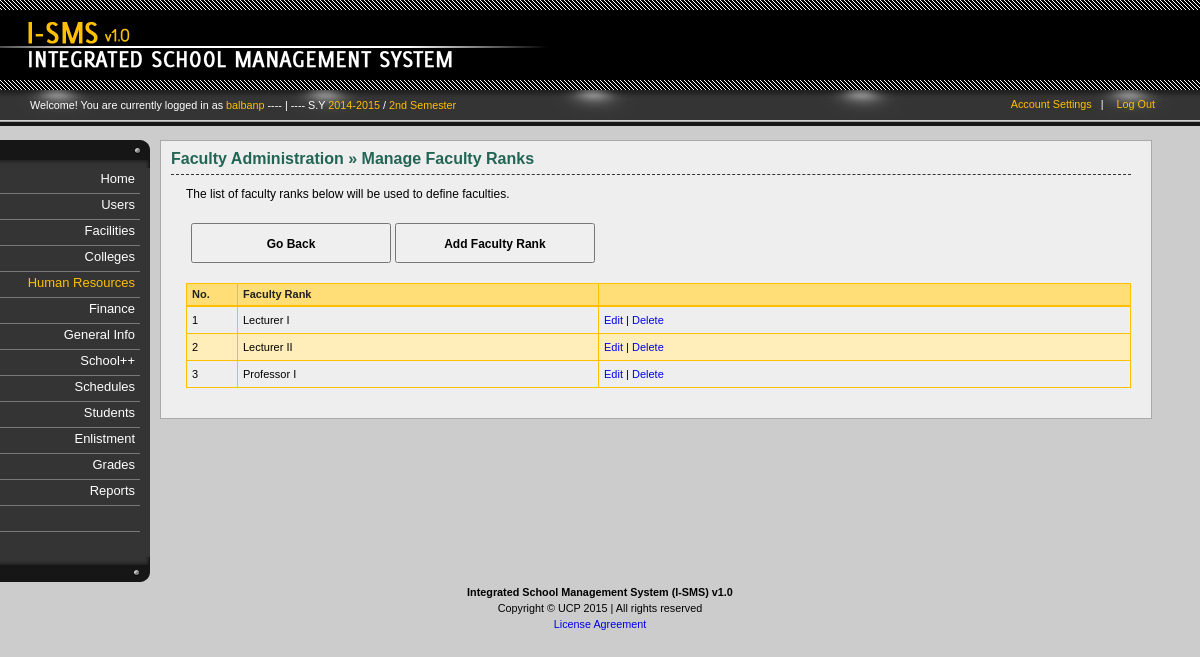
The page /employment-faculty_rank.php (signed in) on the database its author committed.
### _system/_config/sys_config.php (called while the page is built, shortened)
<?php
		$DIR_SERVER_FOLDER = "";
		$DIR_CSS_DEFAULT = "http://" . $_SERVER['HTTP_HOST'] . $DIR_SERVER_FOLDER . "/design/default/css/";
?>

### _libs/classes/fix.inc.php (called while the page is built, shortened)
<?php
	class SchoolYear2{
		function __construct($year_id, $start, $end, $active){
			$this->start = $start;
			$this->end = $end;
		}
	}
	class Semester2{
		function __construct($semester_id, $description, $shorthand, $active){
			$this->description = $description;
		}
	}
	class FixManager{
		private $conn = null;
		function __construct($conn = null){
			if($conn !== null){
				$this->conn = $conn;
			} else {
				$this->error = "No defined connection.";
			}
		}
		function GetActiveSchoolYear(){
			$years = null;
			if($this->conn == null){
				$error = "No defined connection.";
				return null;
			} else {
				$conn = $this->conn;
				$query = "SELECT SchoolYearID, Start, End, Active FROM `sch-school_years` WHERE Active=1 ";
				$query .= "ORDER BY Start";
				$result = $conn->query($query);
				if($conn->error <> ""){
					$this->error = $conn->error;
				} else {
					$years = array();
					$ctr = 0;
					if($result->num_rows > 0){
						while($row = $result->fetch_assoc()){
							$years[$ctr] = new SchoolYear2($row['SchoolYearID'], $row['Start'], $row['End'], $row['Active']);
							$ctr++;
						}
					}
				}
			}
			return $years;
		}
		function GetActiveSemester(){
			$semesters = null;
			if($this->conn == null){
				$error = "No defined connection.";
				return null;
			} else {
				$conn = $this->conn;
				$query = "SELECT SemesterID, Description, Shorthand, Active FROM `sch-semesters` ";
				$query .= "WHERE 1=1 AND Active=1 ";
				$result = $conn->query($query);
				if($conn->error <> ""){
					$this->error = $conn->error;
				} else {
					$semesters = array();
					$ctr = 0;
					if($result->num_rows > 0){
						while($row = $result->fetch_assoc()){
							$semesters[$ctr] = new Semester2($row['SemesterID'], $row['Description'], $row['Shorthand'], $row['Active']);
							$ctr++;
						}
					}
				}
			}
			return $semesters;
		}
	}
?>

### _libs/classes/cllgs.inc.php (called while the page is built, shortened)
<?php
	class FacultyRank{
		function __construct($rank_id, $description){
			$this->rank_id = $rank_id;
			$this->description = $description;
		}
	}
	class FacultyManager{
		private $conn = null;
		function __construct($conn = null){
			if($conn !== null){
				$this->conn = $conn;
			} else {
				$this->error = "No defined connection.";
			}
		}
		function GetFacultyRanks($rank_id = null){
			$ranks = null;
			if($this->conn == null){
				$error = "No defined connection.";
				return null;
			} else {
				$conn = $this->conn;
				$query = "SELECT RankID, Description FROM `sch-faculty_rank` ";
				$query .= "ORDER BY Description ";
				$result = $conn->query($query);
				if($conn->error <> ""){
					$this->error = $conn->error;
				} else {
					$ranks = array();
					$ctr = 0;
					if($result->num_rows > 0){
						while($row = $result->fetch_assoc()){
							$ranks[$ctr] = new FacultyRank($row['RankID'], $row['Description']);
							$ctr++;
						}
					}
				}
			}
			return $ranks;
		}
	}
?>

### employment-faculty_rank.php (the view, shortened to what this page needs)
<?php
	require_once("_system/_config/sys_config.php");
	require_once(CLASSLIST . "user.inc.php");
	require_once(CLASSLIST . "menu.inc.php");
	require_once(CLASSLIST . "cllgs.inc.php");
	if(isset($_SESSION['UserInfo'])){
		$UserInfo = unserialize($_SESSION['UserInfo']);
	} else {
		header("Location: index.php?error=2");
		exit();
	}
	$ISMS = new ISMSConnection(CONNECTION_TYPE);
	$conn = $ISMS->GetConnection();
	$hnd = new FacultyManager($conn);
	$ranks = $hnd->GetFacultyRanks();
?>
<!DOCTYPE html PUBLIC "-//W3C//DTD XHTML 1.0 Transitional//EN" "http://www.w3.org/TR/xhtml1/DTD/xhtml1-transitional.dtd">
<html lang="en-US" xml:lang="en-US" xmlns="http://www.w3.org/1999/xhtml">
	<head>
<?php
	require_once("_system/_config/head_config.php");
	echo "<link rel=\"stylesheet\" href=\"" . $DIR_CSS_DEFAULT . "home.css\" />";
	echo "<link rel=\"stylesheet\" href=\"" . $DIR_CSS_DEFAULT . "verticalnav.css\" />";
	echo "<link rel=\"stylesheet\" href=\"" . $DIR_CSS_DEFAULT . "columns.css\" />";
	echo "<link rel=\"stylesheet\" href=\"" . $DIR_CSS_DEFAULT . "content.css\" />";
	echo "<link rel=\"stylesheet\" href=\"" . $DIR_CSS_DEFAULT . "actions.css\" />";
	echo "<link rel=\"stylesheet\" href=\"" . $DIR_CSS_DEFAULT . "tables.css\" />";
	echo "<link rel=\"stylesheet\" href=\"" . $DIR_CSS_DEFAULT . "tweaks.css\" />";
?>
	</head>
	<body id="employment">
		<div id="container">
			<div id="header">
				<?php require_once("_system/main/banner.inc.php"); ?>
				<?php require_once("_system/main/dashboard.inc.php"); ?>
			</div><?php  ?>
			<div id="body">
				<div class="content">
					<div class="column" id="column-first">
						<?php require_once("_system/main/mainmenu.inc.php"); ?>
					</div>
					<div class="column" id="column-second">
						<div class="inner">
							<h1>
								<span class="Highlight">Faculty Administration &raquo; Manage Faculty Ranks</span>
							</h1>
							<p class="">The list of faculty ranks below will be used to define faculties.</p>
							<div id="actions">
								<p class="action">
									<input type="button" value="Go Back" onclick="window.location='employment.php'" />
									<input type="button" value="Add Faculty Rank" onclick="window.location='employment-faculty_rank-add.php'" />
								</p>
							</div>
							<div class="table">
								<table class="positions" cellspacing="0" title="">
									<thead>
										<th id="Count">No.</th>
										<th id="Position">Faculty Rank</th>
										<th id="Actions"></th>
									</thead>
									<?php
										$ctr = 0;
										foreach($ranks as $item){
											$ctr++;
											if($ctr % 2 == 0){
												echo "<tr class=\"even\">";
											} else {
												echo "<tr class=\"odd\">";
											}
												echo "<td>{$ctr}</td>";
												echo "<td>{$item->description}</td>";
												echo "<td class=\"Actions\">";
													echo "<a href=\"employment-faculty_rank-edit.php?id={$item->rank_id}\">Edit</a>";
													echo " | ";
													echo "<a href=\"employment-faculty_rank-process.php?id={$item->rank_id}&action=delete\" onclick=\"return confirm('Delete faculty rank? Click OK to continue.')\">Delete</a>";
												echo "</td>";
											echo "</tr>";
										}
									?>
								</table>
							</div>
						</div>
					</div>
				</div>
			</div><?php  ?>
			<div id="footer">
				<?php require_once("_system/main/footer.inc.php"); ?>
			</div><?php  ?>
		</div>
	</body>
</html>

### _system/main/dashboard.inc.php (shortened to what this page needs)
<div id="dashboard">
	<div class="inner">
		<p class="greetings">Welcome! You are currently logged in as
			<span class="highlight">
				<?php echo $UserInfo->username; ?>
			</span>
			<?php
				require_once(CLASSLIST . 'fix.inc.php');
				$ISMS2 = new ISMSConnection(CONNECTION_TYPE);
				$conn2 = $ISMS2->GetConnection();
				$dash = new FixManager($conn2);
				$tmp_sy = $dash->GetActiveSchoolYear();
				$tmp_sem = $dash->GetActiveSemester();
				$curr_sy = $tmp_sy[0]->start . "-" . $tmp_sy[0]->end;
				$curr_sem = $tmp_sem[0]->description;
				if(isset($curr_sy)){
					echo " ---- | ---- S.Y <span class=\"highlight\">" . $curr_sy;
					echo "</span> / <span class=\"highlight\">" . $curr_sem . "</span>";
				}
			?>
		</p>
		<div class="options">
			<ul>
				<li><a href="account-settings.php">Account Settings</a>&nbsp;&nbsp;&nbsp;|</li>
				<li><a href="logout.php">Log Out</a></li>
			</ul>
		</div>
	</div>
</div>

### design/default/css/general.css (style rules this page uses)
html { font: 67.5% Arial, Tahoma, Verdana, "Times New Roman"; }
body { font-size: 100%; background-color: #f0efef; background-color: #ccc; background-image: url(../images/logo.png); padding-bottom: 20px; }
#header { height: 90px; background-color: #000; }
p { line-height: 1.5em; }
p.action input { width: 200px; height: 40px; font-weight: bold; font-family: Arial!important; }
p.action { font-size: 14px!important; }

### design/default/css/home.css (style rules this page uses)
#header { margin-bottom: 50px; }
#dashboard .inner { display: block; height: 24px; padding: 7px 0px 5px 30px; background-image: url("../images/dashboard.png"); background-color: #000; position:relative; }
#dashboard .options { position: absolute;right: 35px;top: 9px; width: 200px; text-align: right; }
#dashboard .options a { color: #ffc000; text-decoration: none }
#dashboard .options ul li { display: inline; margin-right: 10px; color: #fff; }
#dashboard .greetings { margin-top: 0px; color: #fff; }
#dashboard .inner .greetings .highlight { color: #ffc000; }

### design/default/css/columns.css (style rules this page uses)
.content div.column { float: left; }
#column-first { width: 160px; }
#column-second { width: 80%; background-color: #eee; border: 1px solid #aaa; padding: 10px 20px 30px 10px; color: 333; overflow: hidden; }

### design/default/css/content.css (style rules this page uses)
div#body { padding-bottom: 20px; }
div#column-second h1 { font-size: 16px; padding: 10px 30px 7px 0px; border-bottom: 1px dashed #333; margin-top: 10px; }
div#column-second h1:first-child { font-size: 16px; padding: 0px 30px 7px 0px; border-bottom: 1px dashed #333; margin-top: 0px; border-top: 0; }
div#column-second h1 span.Highlight { color: #226555; font-weight: bold; }
div#column-second p { margin: 10px 20px 0px 15px; font-size: 12px; }
div#actions p { font-size: 11px; }
div#actions input { font-size: 12px; font-family: "Century Gothic", Arial, Tahoma, Verdana, "Times New Roman" }

### design/default/css/actions.css (style rules this page uses)
div#actions { margin: 5px 0px 0px 0px; padding: 5px 5px 10px 5px; }
p.action input { padding: 3px 10px 2px 10px; }

### design/default/css/tables.css (style rules this page uses)
div.table { margin-left: 15px; margin-top: 10px; font-size: 11px; }
div.table table { border: 1px solid #ffc000; }
div.table table thead th { background-color: #ffdd77; border-bottom: 2px solid #ffc000; color: #222; font-weight: bold; }
div.table table thead th, div.table table td { padding: 5px 5px 5px 5px; text-align:left; }
div.table table th,div.table table td { border-right: 1px solid #ffc000; border-bottom: 1px solid #ffc000; }
div.table table td { cursor: pointer; line-height: 16px; }
div.table table.positions { width: 100%; }
div.table td.Actions a { text-decoration: none; }
div.table td { vertical-align: middle; }
div.table th { vertical-align: middle; }
table.positions th#Count { width: 40px; }
table.positions th#Position { width: 350px; }
tr.even { background-color: #ffeeb9; }

### rows shown on the page
sch-school_years: curr_sy "2014-2015"
sch-semesters: Description "2nd Semester"
sch-faculty_rank: Description "Lecturer I"
sch-faculty_rank: Description "Lecturer II"
sch-faculty_rank: Description "Professor I"

### other values the page prints
$UserInfo->username "balbanp"
$MenuItem->display "Home"
$MenuItem->display "Users"
$MenuItem->display "Facilities"
$MenuItem->display "Colleges"
$MenuItem->display "Human Resources"
$MenuItem->display "Finance"
$MenuItem->display "General Info"
$MenuItem->display "School++"
$MenuItem->display "Schedules"
$MenuItem->display "Students"
$MenuItem->display "Enlistment"
$MenuItem->display "Grades"
$MenuItem->display "Reports"
